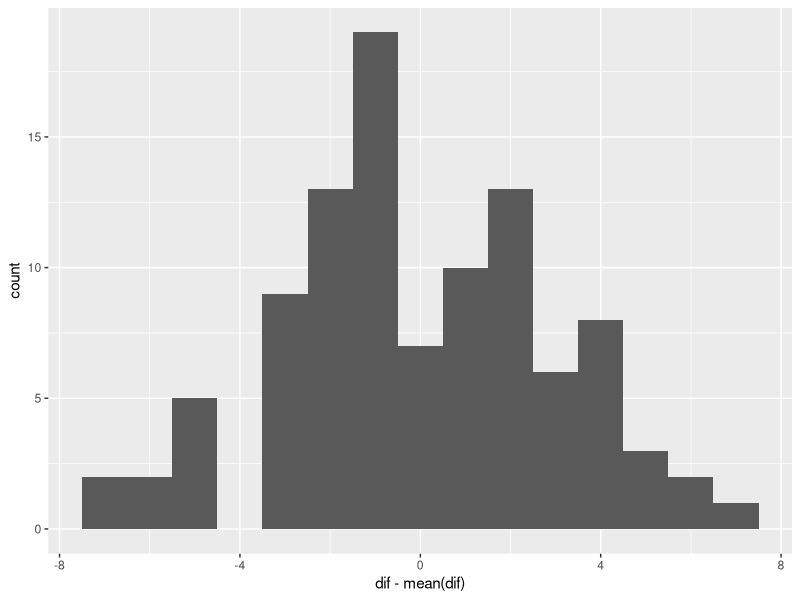

Here is the R script that generated this plot:
library(dplyr)
library(ggplot2)
dat <- read.table('dat.txt', header = T) %>% 
  mutate(dif=1000*(received-sent))

mean(dat$dif)
sd(dat$dif)

ggplot(dat, aes(x = dif- mean(dif))) + geom_histogram(binwidth = 1)


